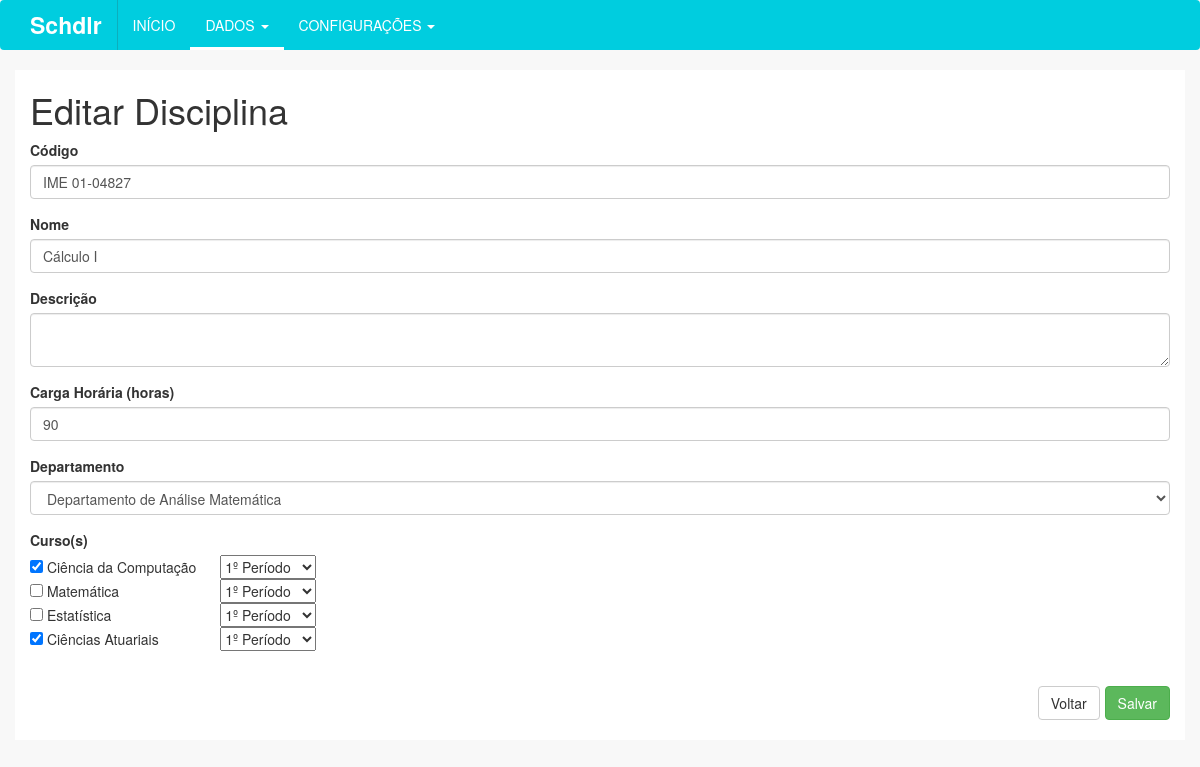
The app's page /disciplina/editar/3 with its own data.
### tables this page shows
CREATE TABLE `disciplina` (
  `idDisciplina` int(11) NOT NULL,
  `nome` varchar(45) NOT NULL,
  `codigo` varchar(45) NOT NULL,
  `descricao` varchar(45) DEFAULT NULL,
  `carga_horaria` varchar(45) NOT NULL,
  `ativo` tinyint(1) NOT NULL DEFAULT '1',
  `excluido` tinyint(1) NOT NULL DEFAULT '0',
  `Departamento_idDepartamento` int(11) NOT NULL
);

CREATE TABLE `departamento` (
  `idDepartamento` int(11) NOT NULL,
  `nome` varchar(255) NOT NULL,
  `ativo` tinyint(1) NOT NULL DEFAULT '1',
  `excluido` tinyint(1) NOT NULL DEFAULT '0',
  `Instituto_idInstituto` int(11) NOT NULL
);

CREATE TABLE `curso` (
  `idCurso` int(11) NOT NULL,
  `nome` varchar(255) DEFAULT NULL,
  `descricao` varchar(255) DEFAULT NULL,
  `ativo` tinyint(1) NOT NULL DEFAULT '1',
  `excluido` tinyint(1) NOT NULL DEFAULT '0',
  `Instituto_idInstituto` int(11) NOT NULL
);

### index.php (called while the page is built, shortened)
<?php
	require_once("modelos/DaoCurso.php");
	require_once("controles/Manipulador.php");
	Manipulador::Instancia()->Conteudo();
?>

### modelos/DaoDisciplina.php (called while the page is built, shortened)
<?php
	require_once("Conexao.php");
	class DaoDisciplina{
		public static $instancia;
		public static function Instancia(){
			if (!isset(self::$instancia))
				self::$instancia = new DaoDisciplina();
			return self::$instancia;
		}
		public function CarregarPorId($id){
			try{
				$sql = "SELECT * FROM disciplina WHERE idDisciplina = :id";
				$p_sql = Conexao::Instancia()->prepare($sql);
				$p_sql->bindValue(":id", $id);
				$p_sql->execute();
				$ar = $p_sql->fetchAll();
				if(sizeof($ar) >= 1)
					return $ar[0];
				else
					return false;
			}
			catch(Exception $e){
				echo "Exception >>> ".$e;
			}
		}
	}
?>

### modelos/Conexao.php (called while the page is built, shortened)
<?php
class Conexao{
	public static $instancia;
	public static function Instancia() {
		if (!isset(self::$instancia)) {
			self::$instancia = new PDO('mysql:host=localhost;dbname=tcc', 'root', '', array(PDO::MYSQL_ATTR_INIT_COMMAND => "SET NAMES utf8"));
			self::$instancia->setAttribute(PDO::ATTR_ERRMODE, PDO::ERRMODE_EXCEPTION);
			self::$instancia->setAttribute(PDO::ATTR_ORACLE_NULLS, PDO::NULL_EMPTY_STRING);
		}
		return self::$instancia;
	}
}
?>

### modelos/DaoDepartamento.php (called while the page is built, shortened)
<?php
	require_once("Conexao.php");
	class DaoDepartamento{
		public static $instancia;
		public static function Instancia(){
			if (!isset(self::$instancia))
				self::$instancia = new DaoDepartamento();
			return self::$instancia;
		}
		public function ListarAtivos(){
			try{
				$sql = "SELECT * FROM departamento WHERE excluido = 0 and ativo=1 ORDER BY NOME ASC";
				$p_sql = Conexao::Instancia()->prepare($sql);
				$p_sql->execute();
				return $p_sql->fetchAll();
			}
			catch(Exception $e){
				echo "Exception >>> ".$e;
			}
		}
	}
?>

### modelos/DaoCurso.php (called while the page is built, shortened)
<?php
	require_once("Conexao.php");
	class DaoCurso{
		public static $instancia;
		public static function Instancia(){
			if (!isset(self::$instancia))
				self::$instancia = new DaoCurso();
			return self::$instancia;
		}
		public function ListarAtivos(){
			try{
				$sql = "SELECT * FROM curso WHERE excluido = 0 and ativo = 1";
				$p_sql = Conexao::Instancia()->prepare($sql);
				$p_sql->execute();
				return $p_sql->fetchAll();
			}
			catch(Exception $e){
				echo "Exception >>> ".$e;
			}
		}
		public function CarregarPorDisciplina($disciplinaId){
			try{
				$sql = "SELECT * FROM curso INNER JOIN disciplina_curso ON curso.idCurso = disciplina_curso.Curso_idCurso WHERE disciplina_curso.Disciplina_idDisciplina = :disciplinaId";
				$p_sql = Conexao::Instancia()->prepare($sql);
				$p_sql->bindValue(":disciplinaId", $disciplinaId);
				$p_sql->execute();
				return $p_sql->fetchAll();
			}
			catch(Exception $e){
				echo "Exception >>> ".$e;
			}
		}
	}
?>

### visoes/disciplina/editar.php (the view, shortened to what this page needs)
<?php
	$id = $_GET['id'];
	require_once("modelos/DaoDisciplina.php");
	$dados = DaoDisciplina::Instancia()->CarregarPorId($id);
  require_once("modelos/DaoDepartamento.php");
  $departamentos = DaoDepartamento::Instancia()->ListarAtivos();
  require_once("modelos/DaoCurso.php");
  $cursos = DaoCurso::Instancia()->ListarAtivos();
?>
<h1>Editar Disciplina</h1>
<form method="POST" action="<?php echo Manipulador::getDir(); ?>controles/disciplina.php?acao=editar" class="form-validate">
  <div class="form-group">
      <label for="codigo">Código</label>
      <input type="text" name="codigo" class="form-control" id="codigo" minlength="3" required value="<?php echo $dados['codigo']; ?>">
    </div>
    <div class="form-group">
      <label for="nome">Nome</label>
      <input type="text" name="nome" class="form-control" id="nome" minlength="5" required value="<?php echo $dados['nome']; ?>">
    </div>
    <div class="form-group">
      <label for="descricao">Descrição</label>
      <textarea name="descricao" class="form-control" id="descricao"><?php echo $dados['descricao']; ?></textarea>
    </div>
    <div class="form-group">
      <label for="carga_horaria">Carga Horária (horas)</label>
      <input type="text" name="carga_horaria" class="form-control" id="carga_horaria" minlength="1" required value="<?php echo $dados['carga_horaria']; ?>">
    </div>
    <div class="form-group">
      <label for="departamento">Departamento</label>
      <select name="departamento" class="form-control" id="departamento" required>
        <?php foreach ($departamentos as $key => $value) { ?>
            <option value="<?php echo $value["idDepartamento"]?>" <?php echo ($dados["Departamento_idDepartamento"] == $value["idDepartamento"])?"selected":""; ?>><?php echo $value["nome"]?></option>
        <?php } ?>
      </select>
    </div>
    <div class="form-group cursos-group">
      <label for="cursos">Curso(s)</label>
      <br>
      <table>
      <?php
          $cursosDisciplina = DaoCurso::Instancia()->CarregarPorDisciplina($id);
          $cursosDisciplinaId = array();
          $cursosPeriodo = array();
          foreach ($cursosDisciplina as $key => $value) {
              $cursosDisciplinaId[] = $value["idCurso"];
              $cursosPeriodo[$value["idCurso"]] = $value["periodo"];
          }
      foreach ($cursos as $key => $value) { ?>
          <tr>
            <td>
              <input type="checkbox" required name="cursos[]" id="cursos_<?php echo $value["idCurso"]; ?>" value="<?php echo $value["idCurso"]; ?>" <?php echo (in_array($value["idCurso"], $cursosDisciplinaId))?"checked":""; ?>>  <?php echo $value["nome"]; ?>
            </td>
            <td>
              <select required name="cursos_periodo[<?php echo $value["idCurso"]; ?>]">
                  <?php for($i = 1; $i<=20; $i++) { ?>
                      <option value="<?php echo $i;?>" <?php echo ((isset($cursosPeriodo[$value["idCurso"]]) && $cursosPeriodo[$value["idCurso"]] == $i)?"selected":""); ?>><?php echo $i;?>º Período</option>
                  <?php } ?>
              </select>
            </td>
      <?php } ?>
      </table>
      <br>
    </div>
    <button type="submit" class="btn btn-salvar btn-success pull-right">Salvar</button>
    <a href="<?php echo Manipulador::getDir(); ?>disciplina/"><button type="button" class="btn btn-default pull-right">Voltar</button></a>
</form>
<br>

### css/custom.css (style rules this page uses)
html, body { background-color: #F8F8F8; }
.btn-salvar, .btn-confirmar { margin-left: 5px; }

### records on screen
disciplina: codigo "IME 01-04827", nome "Cálculo I", carga_horaria "90", departamento "Departamento de Análise Matemática"
curso: idCurso "☑", nome "Ciência da Computação", idCurso "1º Período"
curso: nome "Matemática", idCurso "1º Período"
curso: nome "Estatística", idCurso "1º Período"
curso: idCurso "☑", nome "Ciências Atuariais", idCurso "1º Período"
